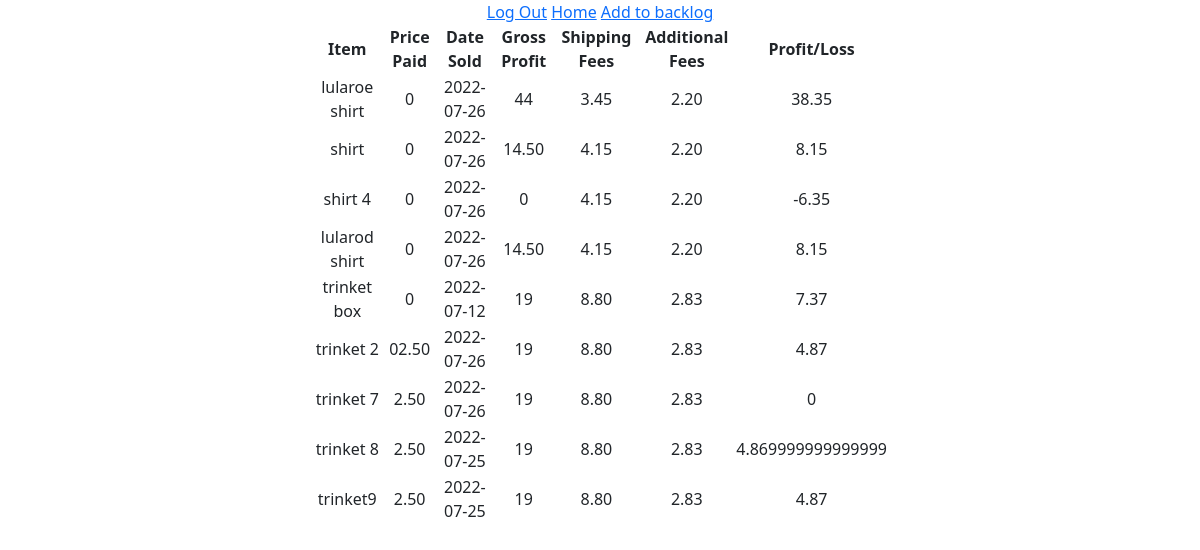
The page /finance_page (signed in) on the database its author committed.
### main/models.py (models this page shows)
class Item(models.Model):
  item = models.CharField(max_length=100)
  item_quantity = models.IntegerField()
  item_type = models.CharField(max_length=100)
  date_bought = models.CharField(max_length=100)
  date_listed = models.CharField(max_length=100)
  date_sold = models.CharField(max_length=100, default='0')
  price_paid = models.CharField(max_length=100)
  listing_price = models.CharField(max_length=100)
  gross_profit = models.CharField(max_length=100, default='0')
  selling_platform = models.CharField(max_length=100, default='0')
  shipping_fee = models.CharField(max_length=100, default='0')
  additional_fees = models.CharField(max_length=100, default='0')
  total_profit = models.CharField(max_length=100, default='0')
  item_sold = models.BooleanField(default=False)
  uploaded_by = models.ForeignKey(User, related_name="item_uploaded", on_delete = models.CASCADE)
  created_at = models.DateTimeField(auto_now_add=True)
  updated_at = models.DateTimeField(auto_now=True)
  objects = ItemManager()

### main/views.py (the view)
# urls.py: path('finance_page', views.finance_page),
def finance_page(request):
  context = {
    'user' : User.objects.get(id = request.session['user_id']),
    'items' : Item.objects.all()
  }
  return render(request, 'finance_page.html', context)

### main/templates/finance_page.html (shortened to what this page needs)
<!DOCTYPE html>
<html lang="en">
<head>
    <link href="https://cdn.jsdelivr.net/npm/bootstrap@5.0.2/dist/css/bootstrap.min.css" rel="stylesheet">
</head>
<body>
    {% load static %}
    <div class="container-fluid">
        <div class="row justify-content-center">
            <div class="col-md-6 text-center">
                <a href="/logout">Log Out</a>
                <a href="/dashboard">Home</a>
                <a href="/add_to_backlog">Add to backlog</a>
                <table>
                    <thead>
                        <th>Item</th>
                        <th>Price Paid</th>
                        <th>Date Sold</th>
                        <th>Gross Profit</th>
                        <th>Shipping Fees</th>
                        <th>Additional Fees</th>
                        <th>Profit/Loss</th>
                    </thead>
                    <tbody>
                        {% for item in items%}
                        {% if user.id == item.uploaded_by.id and item.item_sold == True %}
                        <tr>
                            <td>{{item.item}}</td>
                            <td>{{item.price_paid}}</td>
                            <td>{{item.date_sold}}</td>
                            <td>{{item.gross_profit}}</td>
                            <td>{{item.shipping_fee}}</td>
                            <td>{{item.additional_fees}}</td>
                            <td>{{item.total_profit}}</td>
                        </tr>
                        {% endif %}
                        {% endfor %}
                      </tbody>
                </table>
            </div>
        </div>
    </div>
</body>
</html>

### rows shown on the page
Item: item "lularoe shirt", price_paid "0", date_sold "2022-07-26", gross_profit "44", shipping_fee "3.45", additional_fees "2.20", total_profit "38.35"
Item: item "shirt", price_paid "0", date_sold "2022-07-26", gross_profit "14.50", shipping_fee "4.15", additional_fees "2.20", total_profit "8.15"
Item: item "shirt 4", price_paid "0", date_sold "2022-07-26", gross_profit "0", shipping_fee "4.15", additional_fees "2.20", total_profit "-6.35"
Item: item "lularod shirt", price_paid "0", date_sold "2022-07-26", gross_profit "14.50", shipping_fee "4.15", additional_fees "2.20", total_profit "8.15"
Item: item "trinket box", price_paid "0", date_sold "2022-07-12", gross_profit "19", shipping_fee "8.80", additional_fees "2.83", total_profit "7.37"
Item: item "trinket 2", price_paid "02.50", date_sold "2022-07-26", gross_profit "19", shipping_fee "8.80", additional_fees "2.83", total_profit "4.87"
Item: item "trinket 7", price_paid "2.50", date_sold "2022-07-26", gross_profit "19", shipping_fee "8.80", additional_fees "2.83", total_profit "0"
Item: item "trinket 8", price_paid "2.50", date_sold "2022-07-25", gross_profit "19", shipping_fee "8.80", additional_fees "2.83", total_profit "4.869999999999999"
Item: item "trinket9", price_paid "2.50", date_sold "2022-07-25", gross_profit "19", shipping_fee "8.80", additional_fees "2.83", total_profit "4.87"
